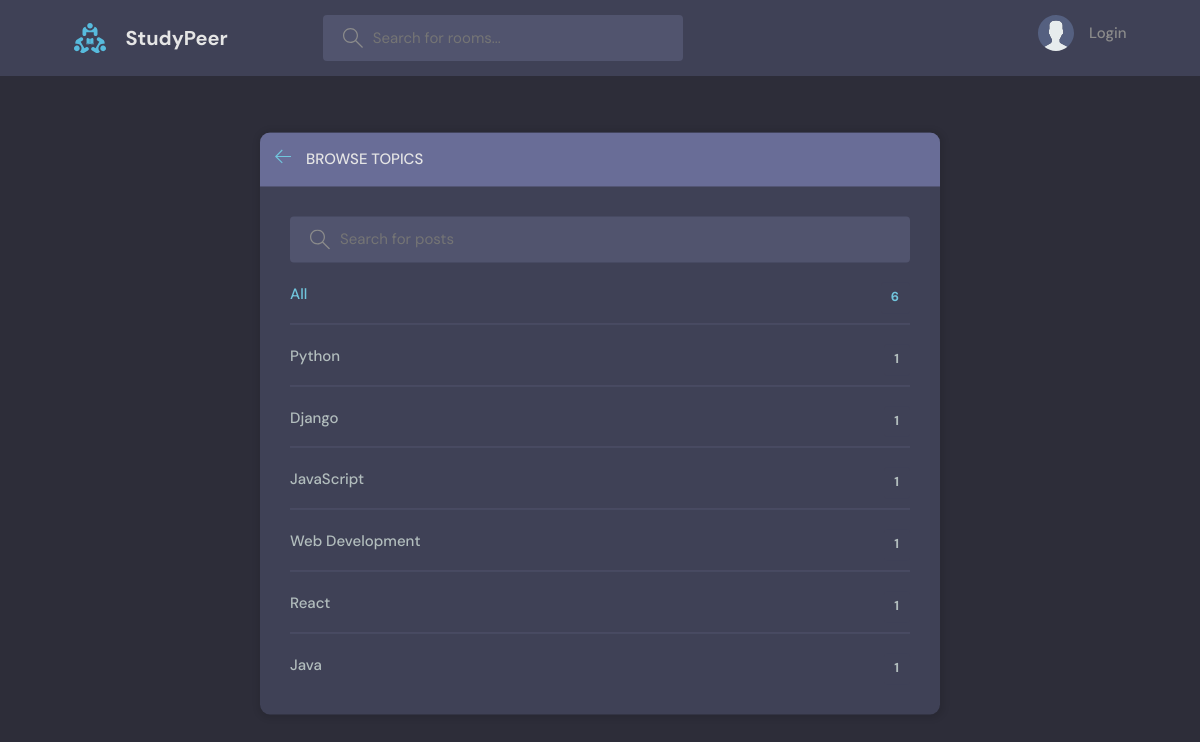
The app's page /topics with its own data.
### base/models.py (models this page shows, shortened)
class Topic(models.Model):
    name = models.CharField(max_length=200)

### base/views.py (the view)
# urls.py: path('topics', views.topicsPage, name="topics"),
def topicsPage(request):
    q = request.GET.get('q') if request.GET.get('q') != None else ''
    topics = Topic.objects.filter(name__icontains=q)
    return render(request, 'base/topics.html', {'topics': topics})

### base/templates/base/topics.html (shortened to what this page needs)
{% extends 'main.html' %}
{% block content %}
    <main class="create-room layout">
      <div class="container">
        <div class="layout__box">
          <div class="layout__boxHeader">
            <div class="layout__boxTitle">
              <a href="{% url 'home' %}">
                <svg version="1.1" xmlns="http://www.w3.org/2000/svg" width="32" height="32" viewBox="0 0 32 32">
                  <title>arrow-left</title>
                  <path
                    d="M13.723 2.286l-13.723 13.714 13.719 13.714 1.616-1.611-10.96-10.96h27.625v-2.286h-27.625l10.965-10.965-1.616-1.607z"
                  ></path>
                </svg>
              </a>
              <h3>Browse Topics</h3>
            </div>
          </div>
          <div class="topics-page layout__body">
            <form action="" method="GET" class="header__search">
              <label>
                <input name="q" placeholder="Search for posts" />
              </label>
            </form>
            <ul class="topics__list">
              <li>
                <a href="{% url 'topics' %}" class="active">All <span>{{topics.count}}</span></a>
              </li>
              {% for topic in topics %}
              <li>
                <a href="{% url 'home' %}?q={{topic.name}}">{{topic.name}} <span>{{topic.room_set.all.count}}</span></a>
              </li>
              {% endfor %}
            </ul>
          </div>
        </div>
      </div>
    </main>
    {% endblock content %}

### static/styles/style.css (style rules this page uses)
:root { --color-main: #71c6dd; --color-main-light: #e1f6fb; --color-dark: #3f4156; --color-dark-medium: #51546e; --color-dark-light: #696d97; --color-light: #e5e5e5; --color-gray: #8b8b8b; --color-light-gray: #b2bdbd; --color-bg: #2d2d39; --color-success: #5dd693; --color-error: #fc4b0b; }
* { font-family: "DM Sans", -apple-system, BlinkMacSystemFont, "Segoe UI", Roboto, Oxygen, Ubuntu, Cantarell, "Open Sans", "Helvetica Neue", sans-serif; margin: 0; padding: 0; box-sizing: border-box; text-rendering: optimizeLegibility; font-size: inherit; }
html { font-size: 56.25%; }
@media only screen and (min-width: 1200px) { html { font-size: 62.5%; } }
body { line-height: 1.6; font-weight: 400; font-size: 1.5rem; color: var(--color-light-gray); background-color: var(--color-bg); min-height: 100vh; }
a { display: inline-block; color: var(--color-main); text-decoration: none; }
.container { max-width: 120rem; width: 90%; margin: auto; }
.header__search > label { background-color: var(--color-dark-medium); padding: 1.3rem 1rem; display: flex; align-items: center; gap: 1rem; border-radius: 4px; }
.header__search svg { fill: var(--color-gray); width: 2rem; height: 2rem; margin-left: 1rem; }
.header__search input { width: 30rem; background: transparent; border: none; outline: none; color: var(--color-light); }
.layout { margin-top: 2.4rem; }
.layout > .container { display: flex; justify-content: space-between; align-items: flex-start; }
.layout__box { width: 90%; max-width: 48rem; min-height: 40rem; position: absolute; top: 50%; left: 50%; transform: translate(-50%, -46%); background-color: var(--color-dark); border-radius: 1rem; box-shadow: 1px 1px 6px 3px rgba(0, 0, 0, 0.1); overflow: hidden; }
.layout__boxHeader { display: flex; padding: 1.5rem; background-color: var(--color-dark-light); }
.layout__boxTitle { display: flex; gap: 1.5rem; align-items: center; }
.layout__boxTitle h3 { text-transform: uppercase; font-weight: 500; color: var(--color-light); }
.layout__boxTitle svg { width: 1.6rem; height: 1.6rem; fill: var(--color-main); }
.layout__body { margin: 3rem; }
.topics__list { list-style: none; }
.topics__list li a { display: flex; justify-content: space-between; margin-bottom: 3rem; font-weight: 500; color: var(--color-light-gray); transition: all 0.3s ease-in-out; }
.topics__list li a.active, .topics__list li a:hover { color: var(--color-main); }
.topics__list li a span { padding: 0.5rem 1rem; background-color: var(--color-dark); border-radius: 3px; font-size: 1.3rem; font-weight: 700; letter-spacing: 1px; }
.topics-page .topics__list li:not(:last-child) a { margin: 2rem 0; padding-bottom: 1rem; text-decoration: none; border-bottom: 1px solid var(--color-dark-medium); }
.topics-page .header__search { display: block; }
.create-room.layout .layout__box { max-width: 68rem; }

### records on screen
Topic: name "Python", room_set.all.count "1"
Topic: name "Django", room_set.all.count "1"
Topic: name "JavaScript", room_set.all.count "1"
Topic: name "Web Development", room_set.all.count "1"
Topic: name "React", room_set.all.count "1"
Topic: name "Java", room_set.all.count "1"

### other values on screen
{{ topics.count }} "6"
